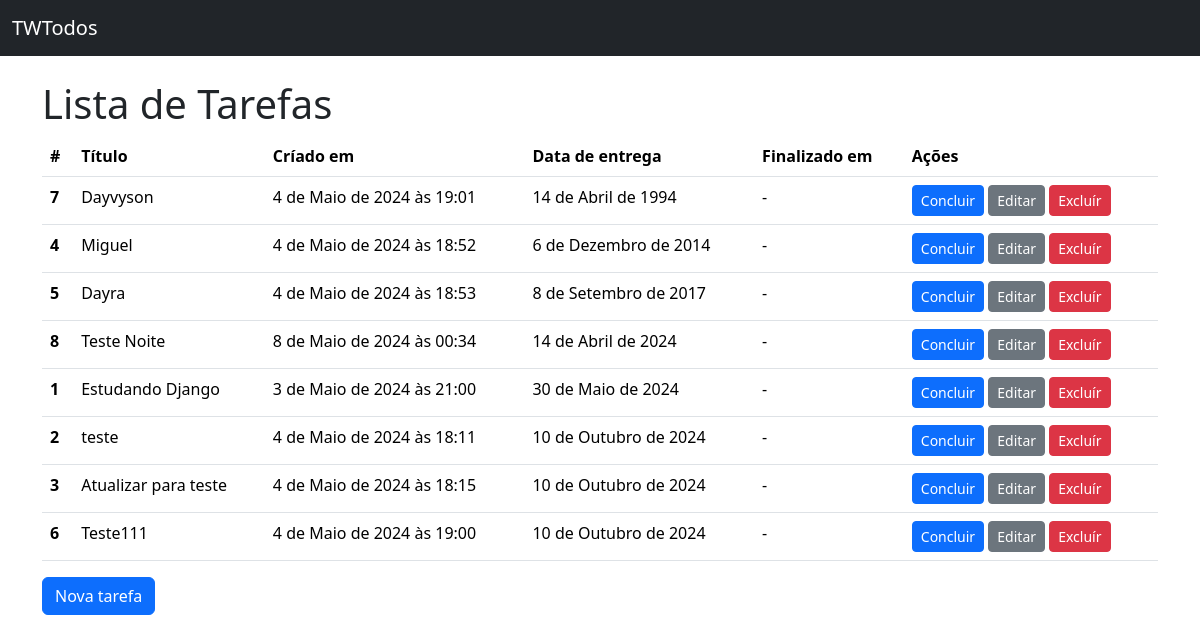
The app's page /, older data.
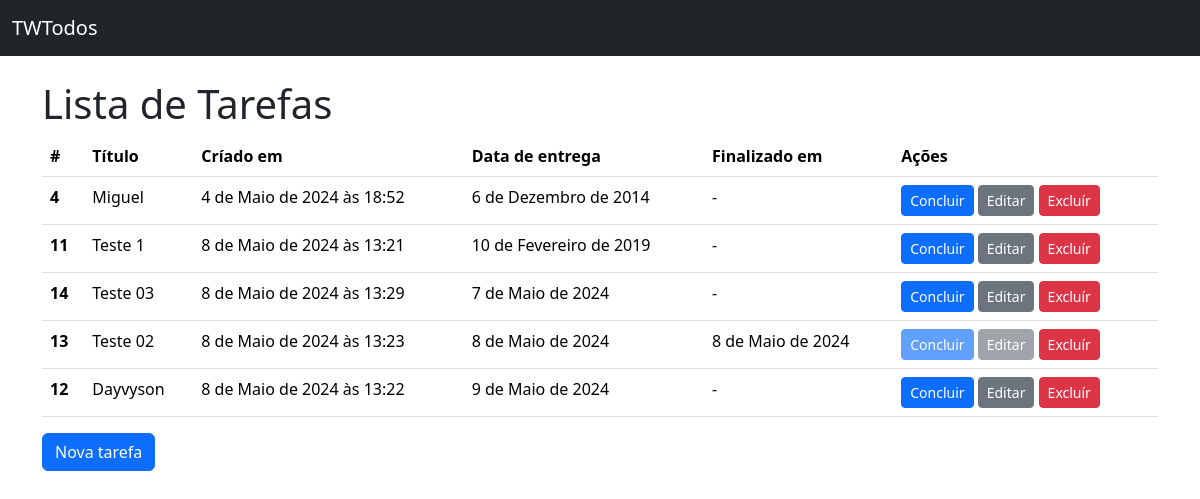
The same page, newer data.
### todos/models.py (models this page shows, shortened)
class Todo(models.Model):
    title = models.CharField(verbose_name="Titulo", max_length=100, null=False, blank=False)
    created_at = models.DateTimeField(auto_now_add=True, null=False, blank=False)
    deadline = models.DateField(verbose_name="Data de entrega", null=False, blank=False)
    finished_at = models.DateField(null=True)
    class Meta:
        ordering = ["deadline"]

### todos/views.py (the view)
# urls.py: path("", TodoListView.as_view(), name="todo_list"),
class TodoListView(ListView):
    model = Todo

### todos/templates/todos/todo_list.html (shortened to what this page needs)
{% extends 'base.html' %}
{% block content %}
    <h1>Lista de Tarefas</h1>
    {% if todo_list %}
        <table class="table">
            <thead>
            <tr>
                <th scope="col">#</th>
                <th scope="col">Título</th>
                <th scope="col">Críado em</th>
                <th scope="col">Data de entrega</th>
                <th scope="col">Finalizado em</th>
                <th scope="col">Ações</th>
            </tr>
            </thead>
            <tbody>
                {% for todo in todo_list %}
                    <tr>
                        <th scope="row">{{ todo.pk }}</th>
                        <td>{{ todo.title }}</td>
                        <td>{{ todo.created_at }}</td>
                        <td>{{ todo.deadline }}</td>
                        <td>{{ todo.finished_at|default:"-" }}</td>
                        <td>
                            <a
                                href="{% url 'todo_complete' pk=todo.pk %}"
                                class="btn btn-primary btn-sm {% if todo.finished_at %}disabled{% endif %}"
                            >
                                Concluir
                            </a>
                            <a
                                href="{% url 'todo_update' pk=todo.pk %}"
                                class="btn btn-secondary btn-sm {% if todo.finished_at %}disabled{% endif %}"
                            >
                                Editar
                            </a>
                            <a href="{% url 'todo_delete' pk=todo.pk %}" class="btn btn-danger btn-sm">Excluír</a>
                        </td>
                    </tr>
                {% endfor %}
            </tbody>
        </table>
    {% else %}
        <p>Não há tarefas cadastradas</p>
    {% endif %}
    <a href="{% url 'todo_create' %}" class="btn btn-primary">Nova tarefa</a>
{% endblock content %}

Row changes from the older to the newer data that the page shows:
removed Todo: pk "7", title "Dayvyson", created_at "4 de Maio de 2024 às 19:01", deadline "14 de Abril de 1994", finished_at "-"
removed Todo: pk "5", title "Dayra", created_at "4 de Maio de 2024 às 18:53", deadline "8 de Setembro de 2017", finished_at "-"
removed Todo: pk "8", title "Teste Noite", created_at "8 de Maio de 2024 às 00:34", deadline "14 de Abril de 2024", finished_at "-"
removed Todo: pk "1", title "Estudando Django", created_at "3 de Maio de 2024 às 21:00", deadline "30 de Maio de 2024", finished_at "-"
removed Todo: pk "2", title "teste", created_at "4 de Maio de 2024 às 18:11", deadline "10 de Outubro de 2024", finished_at "-"
removed Todo: pk "3", title "Atualizar para teste", created_at "4 de Maio de 2024 às 18:15", deadline "10 de Outubro de 2024", finished_at "-"
removed Todo: pk "6", title "Teste111", created_at "4 de Maio de 2024 às 19:00", deadline "10 de Outubro de 2024", finished_at "-"
added Todo: pk "11", title "Teste 1", created_at "8 de Maio de 2024 às 13:21", deadline "10 de Fevereiro de 2019", finished_at "-"
added Todo: pk "14", title "Teste 03", created_at "8 de Maio de 2024 às 13:29", deadline "7 de Maio de 2024", finished_at "-"
added Todo: pk "13", title "Teste 02", created_at "8 de Maio de 2024 às 13:23", deadline "8 de Maio de 2024", finished_at "8 de Maio de 2024"
added Todo: pk "12", title "Dayvyson", created_at "8 de Maio de 2024 às 13:22", deadline "9 de Maio de 2024", finished_at "-"
